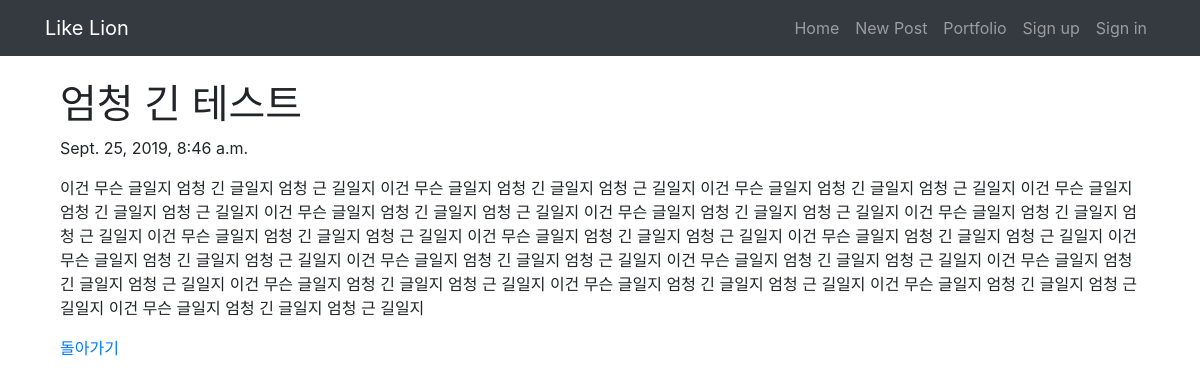
/blog/5/, run on the app's committed database.
### blog/models.py (models this page shows, shortened)
class Blog(models.Model):
    title = models.CharField(max_length=200)
    pub_date = models.DateTimeField('data published')
    body = models.TextField()

### blog/views.py (the view)
# urls.py: path('<int:blog_id>/', views.detail, name='detail'),
def detail(request, blog_id):
    blog_detail = get_object_or_404(Blog, pk=blog_id)
    return render(request, 'blog/detail.html', {'blog': blog_detail})

### blog/templates/blog/detail.html
{% extends 'base.html' %}
{% block content %}
  <div class="container">
      <h1>{{ blog.title }}</h1>
      <p>{{ blog.pub_date }}</p>
      <p>{{ blog.body }}</p>
      <a href="{% url 'home' %}">돌아가기</a>
    </div>
{% endblock %}

### data on the page
Blog: title "엄청 긴 테스트", pub_date "Sept. 25, 2019, 8:46 a.m.", body "이건 무슨 글일지 엄청 긴 글일지 엄청 근 길일지 이건 무슨 글일지 엄청 긴 글일지 엄청 근 길일지 이건 무슨 글일지 엄청 긴 글일지 엄청 근 길일지 이건 무슨 글일지 엄청 긴 글일지 엄청 근 길일지 이건 무슨 글일지 엄청 긴 글일지 엄청 근 길일지 이건 무슨 글일지 엄청 긴 글일지 엄청 근 길일지 이건 무슨 글일지 엄청 긴 글일지 엄청 근 길일지 이건 무슨 글일지 엄청 긴 글일지 엄청 근 길일지 이건 무슨 글일지 엄청 긴 글일지 엄청 근 길일지 이건 무슨 글일지 엄청 긴 글일지 엄청 근 길일지 이건 무슨 글일지 엄청 긴 글일지 엄청 근 길일지 이건 무슨 글일지 엄청 긴 글일지 엄청 근 길일지 이건 무슨 글일지 엄청 긴 글일지 엄청 근 길일지 이건 무슨 글일지 엄청 긴 글일지 엄청 근 길일지 이건 무슨 글일지 엄청 긴 글일지 엄청 근 길일지 이건 무슨 글일지 엄청 긴 글일지 엄청 근 길일지 이건 무슨 글일지 엄청 긴 글일지 엄청 근 길일지 이건 무슨 글일지 엄청 긴 글일지 엄청 근 길일지"
